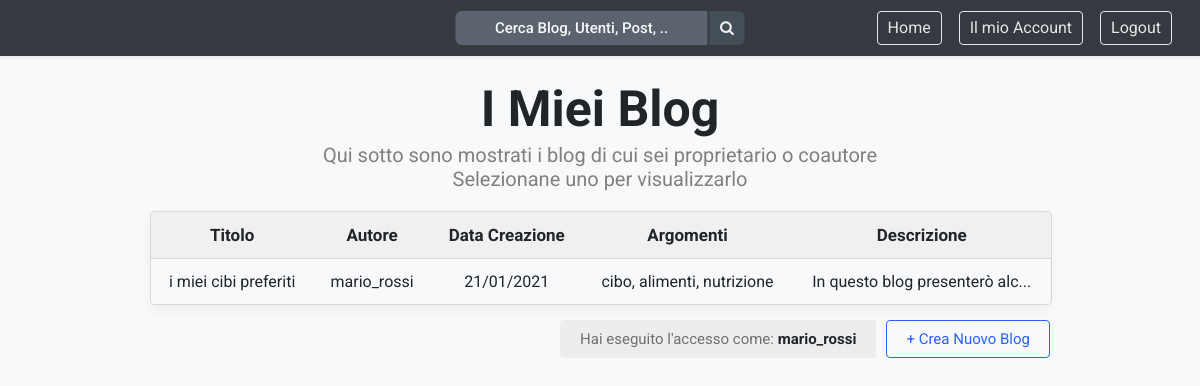
Screenshot of /proj/mieiBlog.php (signed in) with the database file from the repository.
### tables this page shows
CREATE TABLE `blog` (
  `id` int(10) UNSIGNED NOT NULL,
  `nomeBlog` varchar(128) NOT NULL,
  `autore` varchar(128) NOT NULL,
  `descrizione` varchar(128) NOT NULL,
  `dataCreazione` timestamp NOT NULL DEFAULT current_timestamp()
);

### proj/mieiBlog.php (the view, shortened to what this page needs)
<?php
require_once "connect.php";
$username = $_SESSION['nomeUtente'];
$query = "SELECT idBlog FROM partecipanti WHERE nomeUtente = '".addslashes($username)."'";
$result = mysqli_query($link,$query);
$idBlog = [];
while($riga = mysqli_fetch_assoc($result)){
	$idBlog[] = $riga["idBlog"];
};
$datiBlog = [];
foreach ($idBlog as $i) {
	$query2 = "SELECT * FROM blog WHERE id = '".addslashes($i)."' ORDER BY dataCreazione DESC";
	$result2 = mysqli_query($link,$query2);
	while($riga2 = mysqli_fetch_assoc($result2)){
		$args = [];
		$sqlArg = "SELECT argomenti.id, argomenti.idParent, argomenti.argomento, argomentiblog.idBlog FROM argomenti, argomentiblog WHERE argomentiblog.idArgomenti = argomenti.id AND argomentiblog.idBlog = '".addslashes($i)."' AND argomenti.idParent = 0 ";
		$resultSqlArg = mysqli_query($link,$sqlArg);
		if($resultSqlArg){
			while($rigaSqlArg = mysqli_fetch_assoc($resultSqlArg)){
				$args[] = $rigaSqlArg["argomento"];
			}
		}
		$riga2['argomenti'] = implode (', ', $args);
		$datiBlog[] = $riga2;
	}
}
?>
<!DOCTYPE html>
<html>
	<head>
		<link rel="stylesheet" type="text/css" href="home.css">
		<link rel="stylesheet" href="https://cdnjs.cloudflare.com/ajax/libs/font-awesome/4.7.0/css/font-awesome.min.css">
	</head>
	<header>
		<nav>
			<ul>
				<li><a class="links" href="logout.php">Logout</a></li>
				<li><a class="links" href="modificaAccount.php">Il mio Account</a></li>
				<li><a class="links" href="home.php">Home</a></li>
				<li><form name="searchForm" method="get" action="searchResults.php"><div class="ricerca"><input type="text" id="inputSearchBar" name="search" class="input corti search" placeholder="Cerca Blog, Utenti, Post, .." autocomplete="off" pattern=".{2,}" title="Minimo due caratteri." onfocus="this.placeholder = ''" onblur="this.placeholder = 'Cerca Blog, Utenti, Post, ..'" required><button type="submit" class="button searchButton" id="buttonSearchBar"><i class="fa fa-search"></i></button></div></form></li>
			</ul>
		</nav>
	</header>
	<body>
		<h2 class="titles">I Miei Blog</h2>
		<p class="sottotitolo">Qui sotto sono mostrati i blog di cui sei proprietario o coautore<br> Selezionane uno per visualizzarlo</p>
		<div class="externalCont">
			<div class="contenitore">
				<table class="tableResults">
					<thead>
						<tr>
							<th>Titolo</th>
							<th>Autore</th>
							<th>Data Creazione</th>
							<th>Argomenti</th>
							<th>Descrizione</th>
						</tr>
					</thead>
					<tbody>
						<?php
						if($datiBlog){
							for($i=0;$i<sizeof($datiBlog);$i++){
								$id = htmlentities($datiBlog[$i]["id"]);
								?>
								<tr onclick="window.location.href='blog.php?idBlog=<?=$id?>'">
									<td>
									<?php
									echo htmlentities($datiBlog[$i]["nomeBlog"]);
									?>
									</td>
									<td>
									<?php
									echo htmlentities($datiBlog[$i]["autore"]);
									?>
									</td>
									<td>
									<?php
									$date = htmlentities($datiBlog[$i]["dataCreazione"]);
									$timestamp = strtotime($date);
									echo date('d/m/Y', $timestamp);
									?>
									</td>
									<td>
									<?= htmlentities($datiBlog[$i]["argomenti"])?>
									</td>
									<td>
									<?php
									$descrizione = $datiBlog[$i]["descrizione"];
									if(strlen($descrizione)>30){
										echo substr($descrizione, 0, 30). "...";
									} else {
										echo htmlentities($descrizione);
									}
									?>
									</td>
								</tr>
							<?php
							}
							?>
					</tbody>
				</table>
			</div>
			<?php
			}
			?>
			<div class="buttonContainer">
				<div class="infoText">Hai eseguito l'accesso come: <b style="color: #212529;"><?php if(!empty($username)){echo htmlentities($username);}?></b></div>
				<button class="button white" style="margin-right: 0;" onclick="window.location.href='creaBlog.php'"> + Crea Nuovo Blog</button>
			</div>
		</div>
	</body>
</html>

### proj/home.css (style rules this page uses)
body { text-align: center; background-color: #F8F9FA; margin: 0; color: #212529; }
html { font-family: 'Roboto', sans-serif; position: relative; min-height: 100%; }
ul { list-style-type: none; overflow: hidden; margin-top: 0; margin-bottom: 0; padding: 10px; }
.links { float: right; padding: 5px 10px 5px 10px; margin-right: 17px; font-family: 'Roboto', sans-serif; }
li a { color: #e6e6e6; text-decoration: none; border: 1px solid #e6e6e6; border-radius: 4px; margin-right: 12px; }
nav { padding: 0; font-size: 16px; line-height: 22px; background-color: #343A40; border: 1px solid transparent; box-shadow: rgba(0, 0, 0, 0.075) 0px 2px 4px 0px; display: block; position: relative; }
.button { background-color: #ededed; border:none; color:#707070; font-size:15px; padding: 10px 20px; margin:5px; border-radius:4px; outline: none; font-family: 'Roboto', sans-serif; }
.infoText { background-color: #ededed; border:none; color:#707070; font-size:15px; padding: 10px 20px; margin:5px; border-radius:4px; outline: none; font-family: 'Roboto', sans-serif; }
.input { outline:none; }
.white { background-color: #F8F9FA; color: #2962FF; border: 1px solid #2962FF; padding: 9px 19px; }
table { width: 100%; margin: 0 auto; border-collapse: collapse; }
td, th { padding: 10px 15px; margin-right: 0; }
.input { font-family: 'Roboto', sans-serif; padding: 10px 10px 10px 10px; line-height: 24px; margin: 0px 0px 0px 0px; word-spacing: 0px; background-color: #FFFFFF; color: #495057; border: 1px solid #ced4da; height: 20px; width: 200px; border-radius: .25rem; cursor: text; }
.input.corti { width: 200px; height: 20px; }
.sottotitolo { margin-top: 5px; font-size: 20px; color: #808080; margin-bottom: 10px; }
.ricerca { float: none; position: absolute; top: 50%; left: 50%; transform: translate(-50%, -50%); }
.input.corti.search { height: 12px; border-top-left-radius: 6px; border-top-right-radius: 0px; border-bottom-left-radius: 6px; border-bottom-right-radius: 0px; font-size: 15px; line-height: 0px; font-weight: 500; border-color: #5b646e; background-color: #5b646e; color: #EFEFF1; outline: none; text-align: center; width: 230px; }
.input.corti.search::placeholder { color: #F8F9FA; }
.searchButton { width: 35px; height: 34px; padding: 1px; margin: 0 0 0 2px; border-color: #444e57; background-color: #444e57; border-top-left-radius: 0px; border-top-right-radius: 6px; border-bottom-left-radius: 0px; border-bottom-right-radius: 6px; text-align: center; color: #EFEFF1; }
.contenitore { width: 900px; margin: 0 auto; border: 1px solid red; border-radius: 4px; border: 1px solid #d9d9d9; margin-top: 20px; }
.externalCont { width: 900px; margin: 0 auto; box-shadow: rgba(0,0,0,0.05) 0px 4px 12px 0px; margin-bottom: 100px; }
.tableResults { border-collapse: collapse; width: 100%; border-radius: 4px; overflow: hidden; text-align: center; border-spacing: 0 0; }
.tableResults thead tr { background-color: #F0F0F0; font-size: 17px; font-weight: normal; color: #212529; border-bottom: 1px solid #d9d9d9; }
.tableResults th, .tableResults td { padding-top: 13px; padding-bottom: 13px; }
.tableResults tbody tr { font-size: 16px; }
.titles { font-size:50px; margin-bottom: 0px; margin-top: 24px; }
.buttonContainer { float: right; margin-top: 10px; display: flex; }
a { color: #2962FF; }

### rows the page displays
blog: nomeBlog "i miei cibi preferiti", autore "mario_rossi", dataCreazione "21/01/2021", argomenti "cibo, alimenti, nutrizione", descrizione "In questo blog presenterò alc"

### other values shown
$username "mario_rossi"
